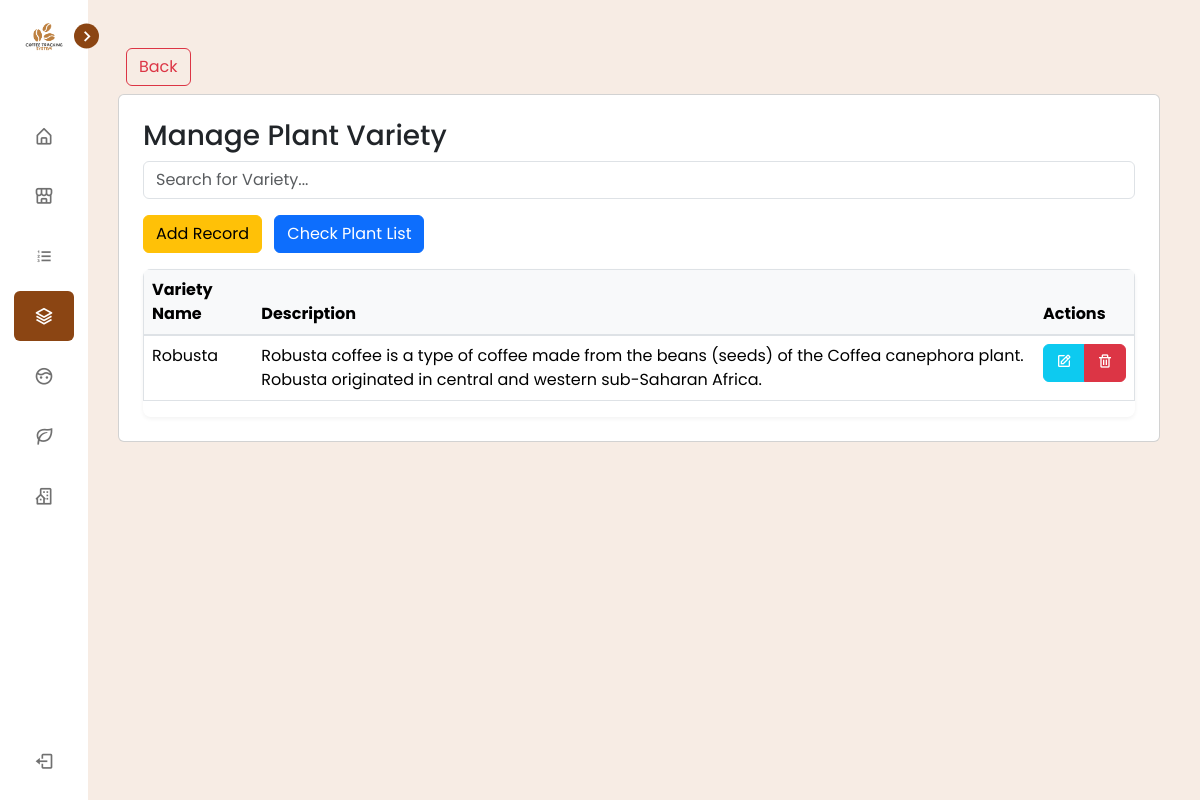
Screenshot of /view/pages/plant_variety/index.php (signed in) with the database file from the repository.
### tables this page shows
CREATE TABLE `tbl_variety` (
  `id` int(255) NOT NULL,
  `variety_id` varchar(255) NOT NULL,
  `variety_name` varchar(255) NOT NULL,
  `description` varchar(255) NOT NULL
);

### connection/connection.php (called while the page is built, shortened)
<?php
class config {
    public function __construct(){
        $dsn = "mysql:host=".H.";dbname=".DB;
        $username = U;
        $password = P;
        try {
            $this->pdo = new PDO($dsn, $username, $password);
        } catch (PDOException $e) {
            die("Connection failed: " . $e->getMessage());
        }
    }
}
?>

### controller/PlantVarietyController.php (called while the page is built, shortened)
<?php
    require_once('../../../services/PlantVarietyService.php');
    $varietyService = new VarietyServices();
    $varietys = $varietyService->getPlantVariety();
?>

### services/PlantVarietyService.php (called while the page is built, shortened)
<?php
require_once("../../../connection/connection.php");
class VarietyServices extends config {
    public function getPlantVariety() {
        try {
            $query = "SELECT `id`, `variety_id`, `variety_name`, `description` FROM `tbl_variety` WHERE 1";
            $stmt = $this->pdo->prepare($query);
            $stmt->execute();
            return $stmt->fetchAll(PDO::FETCH_ASSOC);
        } catch (PDOException $e) {
            echo "Error: " . $e->getMessage();
        }
    }
}
?>

### view/pages/plant_variety/index.php (the view, shortened to what this page needs)
<?php
  include_once('../../components/header.php');
  include_once('../../../controller/PlantVarietyController.php');
?>
<div class="p-3">
<a class="btn btn-outline-danger m-2" href="../dashboard/index.php" width="200"> Back </a>
    <div class="card p-4">
    <h3>Manage Plant Variety</h3>
    <div class="mb-3">
        <input type="text" id="searchInput" class="form-control" placeholder="Search for Variety...">
    </div>
    <div class="mb-3">
        <a type="button" class="btn d-none d-md-inline-block btn-warning " href="create.php">Add Record</a>
        <a type="button" class="btn d-none d-md-inline-block btn-primary mx-2" href="../plant_nursery/index.php">Check Plant List</a>
    </div>
    <div class="table-responsive">
        <table border="1" class="table" id="nurseryOwnersTable">
            <thead>
                <tr>
                    <th>Variety Name</th>
                    <th>Description</th>
                    <th>Actions</th>
                </tr>
            </thead>
            <tbody>
                <?php if (!empty($varietys)): ?>
                    <?php foreach ($varietys as $variety): ?>
                        <tr>
                            <td><?php echo htmlspecialchars($variety['variety_name']); ?></td>
                            <td><?php echo htmlspecialchars($variety['description']); ?></td>
                            <td class=" justify-content-center align-items-center">
                                <div class="btn-group">
                                    <a type="button" class="btn btn-info" href="update.php?ID=<?php echo htmlspecialchars($variety['id']); ?>">
                                        <i class='bx bx-edit icon text-white'></i>
                                    </a>
                                    <button type="button" class="btn btn-danger" data-id="<?php echo htmlspecialchars($variety['id']); ?>" onclick="setDeleteId(this)">
                                        <i class='bx bx-trash icon'></i>
                                    </button>
                                </div>
                            </td>
                        </tr>
                    <?php endforeach; ?>
                <?php else: ?>
                    <tr>
                        <td colspan="5" class="text-center">No records found.</td>
                    </tr>
                <?php endif; ?>
            </tbody>
        </table>
        </div>
    </div>
    </div>
<?php include_once('../../components/footer.php'); ?>

### view/css/style.css (style rules this page uses)
body { padding: 5px; background-color: #f5f5f5; font-family: Arial, sans-serif; }

### view/css/sidebar.css (style rules this page uses)
* { margin: 0; padding: 0; box-sizing: border-box; font-family: 'Poppins', sans-serif; }
:root { --body-color: #f7ece4; --sidebar-color: #FFF; --primary-color: #8B4513; --primary-color-light: #fffbf5; --toggle-color: #DDD; --text-color: #707070; --tran-03: all 0.2s ease; --tran-03: all 0.3s ease; --tran-04: all 0.3s ease; --tran-05: all 0.3s ease; }
body { min-height: 100vh; background-color: var(--body-color); transition: var(--tran-05); }

### view/components/header.php (style rules this page uses)
.table-responsive { border-radius: 8px; box-shadow: 0 2px 4px rgba(0,0,0,0.05); }
.table th { background-color: #f8f9fa; border-bottom: 2px solid #dee2e6; }

### rows the page displays
tbl_variety: variety_name "Robusta", description "Robusta coffee is a type of coffee made from the beans (seeds) of the Coffea canephora plant. Robusta originated in central and western sub-Saharan Africa."
